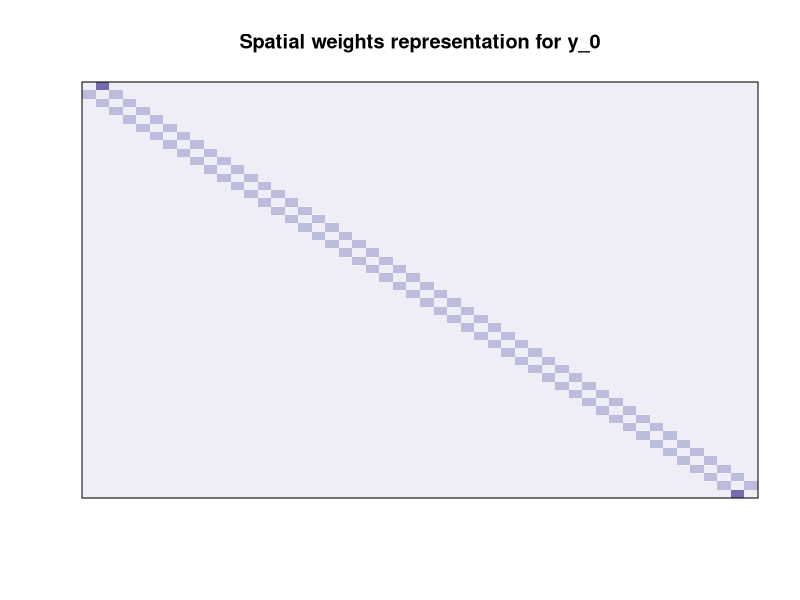
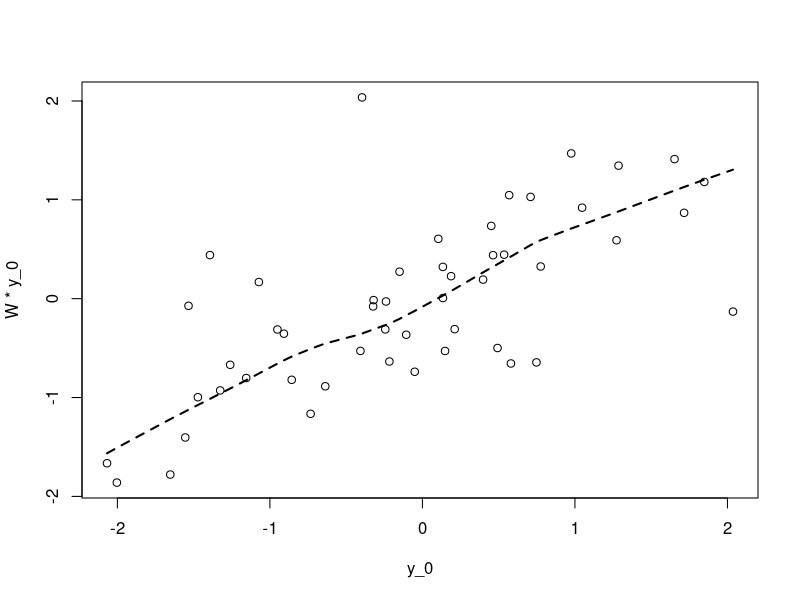

Reproduce these figures in R, in order.
library(sna)
library(RColorBrewer)
library(mvtnorm)
library(spatialreg)
library(spdep)




set.seed(743435)




function_01 <- function(n) {
  
  B <- matrix(0, n, n)
  
  B[1, 2] <- 1
  B[n, n-1] <- 1
  
  for (i in 2:(n-1)) {
    
    B[i, i-1] <- 1
    B[i, i+1] <- 1
    
  }
  
  return(B)
  
}

function_02 <- function(data, first, last, deviate) {
  
  y <- data
  
  y[first:last] <- y[first:last] + deviate
  
  return(y)
  
}

# function_mvnd <- function(x, p, mu, Sigma) {
#   
#   f <- exp(-0.5 * t(x - mu) %*% solve(Sigma) %*% (x - mu))
#   f <- f / ((2 * pi)^(p / 2) * det(Sigma)^0.5)
#   
#   return(f)
#   
# }







n <- 50
B <- function_01(n)
W <- sna::make.stochastic(dat = B, mode = "row")

image(1:n, 1:n, t(W[, n:1]),
      breaks = c(0, 0.25, 0.75, 1),
      col = RColorBrewer::brewer.pal(3, "Purples"),
      main = "Spatial weights representation for y_0",
      axes = FALSE,
      xlab = "", ylab = "")
box()

p <- 1
X <- mvtnorm::rmvnorm(n = n, mean = rep(0, p), sigma = diag(p))

rho_0 <- 0.5
A_0 <- spatialreg::invIrW(x = W, rho = rho_0)

sigma2_0 <- 0.5
e_0 <- rnorm(n, 0, sqrt(sigma2_0))

beta_0 <- rep(0.5, p)
y_0 <- A_0 %*% X %*% beta_0 + A_0 %*% e_0

W.listw <- spdep::mat2listw(x = W)
plot(y_0, lag(W.listw, y_0),
     xlab = "y_0", ylab = "W * y_0")
lines(lowess(y_0, lag(W.listw, y_0)),
      lty = 2, lwd = 2)

y <- function_02(y_0, 25, 25, 3 * sqrt(sigma2_0))
